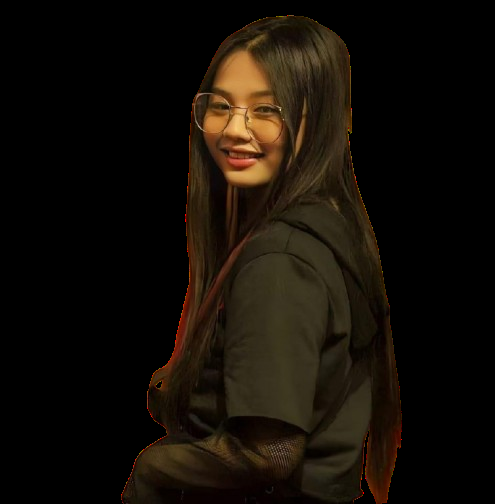
#> input picture profile.png, 495 x 504 px, given in place of the camera
$ python mood_face_detector.py
#> lines starting #> are read from the running program, lines starting #| are printed output that depends on the picture; after the words box and inside, x2 and y2 are one past the last pixel; in counts of white or black regions, pixels touching at a corner belong together
"""
========================================================================
MOOD & FACIAL EMOTION DETECTOR (Python + OpenCV + Haar Cascade / Deep AI)
Developer: Maccin Beldad
========================================================================
Requirements:
    pip install opencv-python numpy

Description:
    Real-time high-speed face tracking and mood analysis script.
========================================================================
"""

import cv2
import numpy as np
import time

def main():
    print("==================================================")
    print("  MOOD & FACIAL EMOTION DETECTOR - Python CV     ")
    print("  Press 'Q' or 'ESC' in the window to Exit        ")
    print("==================================================")

    face_cascade = cv2.CascadeClassifier(cv2.data.haarcascades + 'haarcascade_frontalface_default.xml')
    smile_cascade = cv2.CascadeClassifier(cv2.data.haarcascades + 'haarcascade_smile.xml')
    eye_cascade = cv2.CascadeClassifier(cv2.data.haarcascades + 'haarcascade_eye.xml')

    cap = cv2.VideoCapture(0)
    cap.set(cv2.CAP_PROP_FRAME_WIDTH, 640)
    cap.set(cv2.CAP_PROP_FRAME_HEIGHT, 480)

    if not cap.isOpened():
        print("Error: Could not access webcam.")
        return

    fps_start_time = time.time()
    fps_frame_count = 0
    fps = 0

    while True:
        ret, frame = cap.read()
#> frame is the input picture: shape (504, 495, 3); mean B, G, R 7, 13.9, 19.8
        if not ret: break

        frame = cv2.flip(frame, 1)
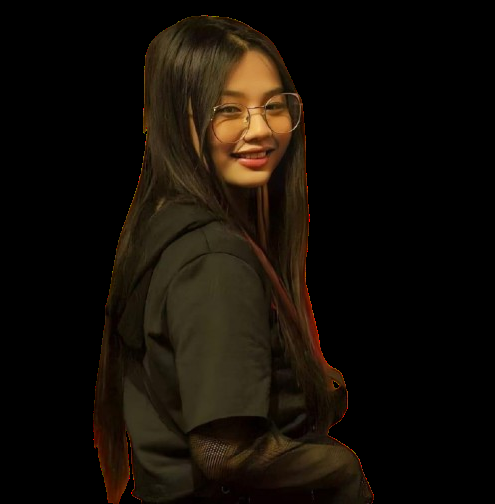
#> frame: shape (504, 495, 3); mean B, G, R 7, 13.9, 19.8
        h, w, c = frame.shape
#> h = 504; w = 495; c = 3

        # Downscale for high speed cascade detection
        small_frame = cv2.resize(frame, (320, 240))
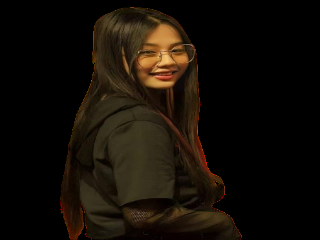
#> small_frame: shape (240, 320, 3); mean B, G, R 7, 13.8, 19.8
        gray = cv2.cvtColor(small_frame, cv2.COLOR_BGR2GRAY)
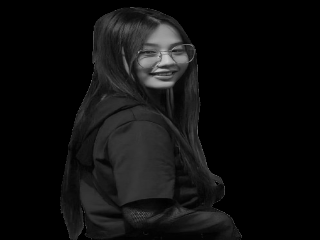
#> gray: shape (240, 320); min 0, max 204, mean 14.8

        fps_frame_count += 1
        if time.time() - fps_start_time >= 1.0:
            fps = fps_frame_count
            fps_frame_count = 0
            fps_start_time = time.time()

        # Fast Face Detection
        faces = face_cascade.detectMultiScale(
            gray,
            scaleFactor=1.2,
            minNeighbors=5,
            minSize=(40, 40)
        )
#> faces = [[131, 26, 64, 64]]

        detected_mood = "NO FACE DETECTED"
        mood_color = (120, 120, 120)
        confidence = 0

        for (sx, sy, sw, sh) in faces:
            # Scale coordinates back to original frame size (320 -> 640 = 2x)
            x, y, fw, fh = sx * 2, sy * 2, sw * 2, sh * 2

            roi_gray = gray[sy:sy+sh, sx:sx+sw]
            roi_color = frame[y:y+fh, x:x+w]

            eyes = eye_cascade.detectMultiScale(roi_gray, scaleFactor=1.1, minNeighbors=8)
            smiles = smile_cascade.detectMultiScale(roi_gray, scaleFactor=1.5, minNeighbors=15)

            num_smiles = len(smiles)
            num_eyes = len(eyes)

            if num_smiles > 0:
                detected_mood = "HAPPY / SMILING 😄"
                mood_color = (46, 204, 113)
                confidence = 92
            elif num_eyes >= 2:
                detected_mood = "NEUTRAL / FOCUSED 😐"
                mood_color = (52, 152, 219)
                confidence = 85
            elif num_eyes == 1:
                detected_mood = "WINKING / PLAYFUL 😉"
                mood_color = (155, 89, 182)
                confidence = 80
            else:
                detected_mood = "CALM / REFLECTIVE 🧘"
                mood_color = (241, 196, 15)
                confidence = 70

            # Draw Face Box
            cv2.rectangle(frame, (x, y), (x+fw, y+fh), mood_color, 3)

            # Label box above face
            cv2.rectangle(frame, (x, y - 35), (x + fw, y), mood_color, -1)
            cv2.putText(frame, f"{detected_mood}", (x + 8, y - 10),
                        cv2.FONT_HERSHEY_SIMPLEX, 0.55, (255, 255, 255), 2, cv2.LINE_AA)
#> this loop made 1 pass
#> (sx, sy, sw, sh, x, y, fw, fh) on pass 1: (131, 26, 64, 64, 262, 52, 128, 128)
#> pass 1, in main, `roi_gray = gray[sy:sy+sh, sx:sx+sw]`:
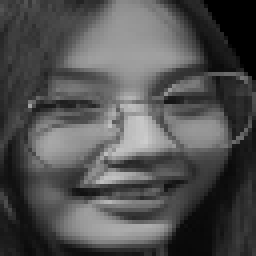
#> roi_gray: shape (64, 64) (shown 4 times larger); min 0, max 204, mean 80.4
#> pass 1, in main, `roi_color = frame[y:y+fh, x:x+w]`:
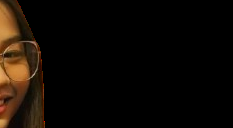
#> roi_color: shape (128, 233, 3); mean B, G, R 4.4, 9.4, 15
#> after the loop:
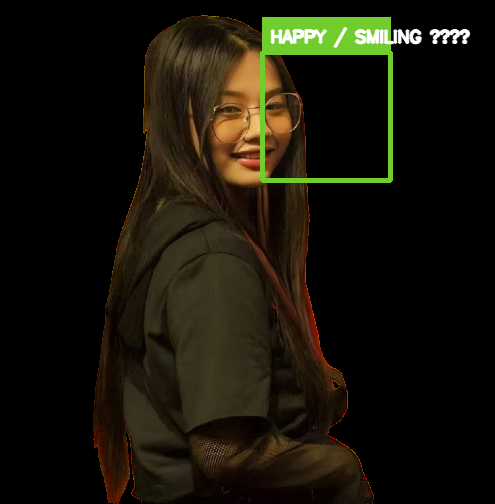
#> frame: shape (504, 495, 3); 3.11% of pixels changed, all inside (x1, y1, x2, y2) = (260, 17, 471, 183)

        # Header Overlay
        cv2.rectangle(frame, (0, 0), (w, 45), (20, 20, 20), -1)
        cv2.putText(frame, "Maccin Beldad | AI Mood Face Detector", (15, 28),
                    cv2.FONT_HERSHEY_SIMPLEX, 0.6, (0, 255, 200), 2)
        cv2.putText(frame, f"FPS: {fps} | Faces: {len(faces)}", (w - 180, 28),
                    cv2.FONT_HERSHEY_SIMPLEX, 0.55, (255, 255, 255), 1)

        # Bottom Banner
        cv2.rectangle(frame, (10, h - 50), (w - 10, h - 10), (15, 15, 15), -1)
        cv2.rectangle(frame, (10, h - 50), (w - 10, h - 10), mood_color, 2)
        cv2.putText(frame, f"Current Mood Status: {detected_mood} ({confidence}% Confidence)", (25, h - 22),
                    cv2.FONT_HERSHEY_SIMPLEX, 0.6, (255, 255, 255), 2)
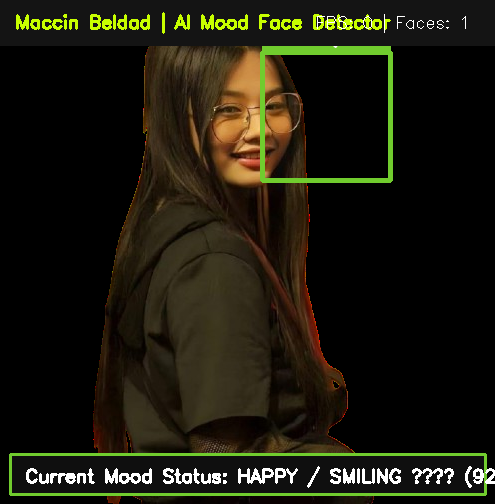
#> frame: shape (504, 495, 3); mean B, G, R 13.3, 25.6, 27.9

        cv2.imshow("AI Mood & Facial Emotion Detector", frame)

        if (cv2.waitKey(1) & 0xFF) in (ord('q'), 27): break
#> (key q is pressed here)

    cap.release()
    cv2.destroyAllWindows()

if __name__ == "__main__":
    main()
